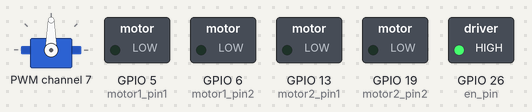
Simulated run of this program. Board: Raspberry Pi (BCM pin numbers). Shown: servo, switched loads named in the program (green lamp = pin HIGH). At 4.4 s the program stops and its outputs stay as they are.

Above: at 0.2 s.
At 1.65 s:
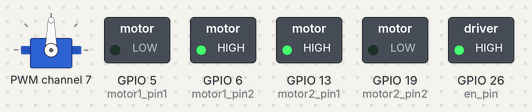
At 2.9 s:
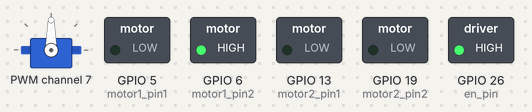
At 4.5 s:
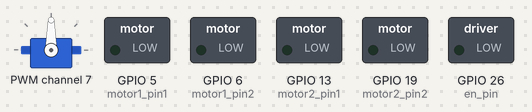
Timing chart, 0 to 5.9 s (numbered marks = the images above):
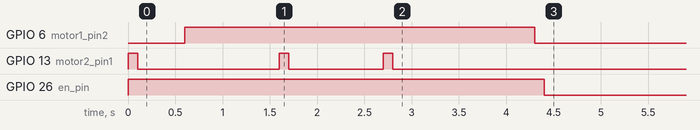

Measured:
- by itself, GPIO 6 (motor1_pin2): LOW → HIGH at 0.60 s, → LOW 3.7 s later
- by itself, GPIO 13 (motor2_pin1): goes HIGH 0.10 s, LOW 1.5 s, HIGH 0.10 s, LOW 1.0 s, HIGH 0.10 s, then LOW
- by itself, GPIO 26 (en_pin): LOW → HIGH at 0.00 s, → LOW 4.4 s later

The program:

2_motor_test.py
```python
import RPi.GPIO as GPIO
import time
from adafruit_servokit import ServoKit

def clockwise(pin1,pin2):
        GPIO.output(pin1,GPIO.HIGH)
        GPIO.output(pin2,GPIO.LOW)

def anticlockwise(pin1,pin2):
        GPIO.output(pin1,GPIO.LOW)
        GPIO.output(pin2,GPIO.HIGH)

def stop(pin1,pin2):
        GPIO.output(pin1,GPIO.LOW)
        GPIO.output(pin2,GPIO.LOW)

motor1_pin1 = 5
motor1_pin2 = 6
motor2_pin1 = 13
motor2_pin2 = 19
en_pin = 26
pressure_pin = 7

kit = ServoKit(channels=16,frequency=50)

GPIO.setmode(GPIO.BCM)
GPIO.setup(motor1_pin1,GPIO.OUT)
GPIO.setup(motor1_pin2,GPIO.OUT)
GPIO.setup(motor2_pin1,GPIO.OUT)
GPIO.setup(motor2_pin2,GPIO.OUT)
GPIO.setup(en_pin,GPIO.OUT)

'''
en_pwm = GPIO.PWM(en_pin, 100)
en_pwm.start(100)
stop(motor2_pin1,motor2_pin2)
time.sleep(0.5)
clockwise(motor2_pin1,motor2_pin2)
time.sleep(0.1)

'''
en_pwm = GPIO.PWM(en_pin, 100)
en_pwm.start(0)

kit.servo[pressure_pin].angle = 90

stop(motor1_pin1,motor1_pin2)
stop(motor2_pin1,motor2_pin2)

en_pwm.ChangeDutyCycle(100)

for i in range(3):
        #if (i % 2 == 0) and (i != 0):
        #        servo_angle -= 5
        clockwise(motor2_pin1,motor2_pin2)
        time.sleep(0.1)
        stop(motor2_pin1,motor2_pin2)
        if i == 0:
                time.sleep(0.5)
                anticlockwise(motor1_pin1,motor1_pin2)
        time.sleep(1)


stop(motor2_pin1,motor2_pin2)
time.sleep(0.5)
stop(motor1_pin1,motor1_pin2)
time.sleep(0.1)

en_pwm.stop()

GPIO.cleanup()
```
